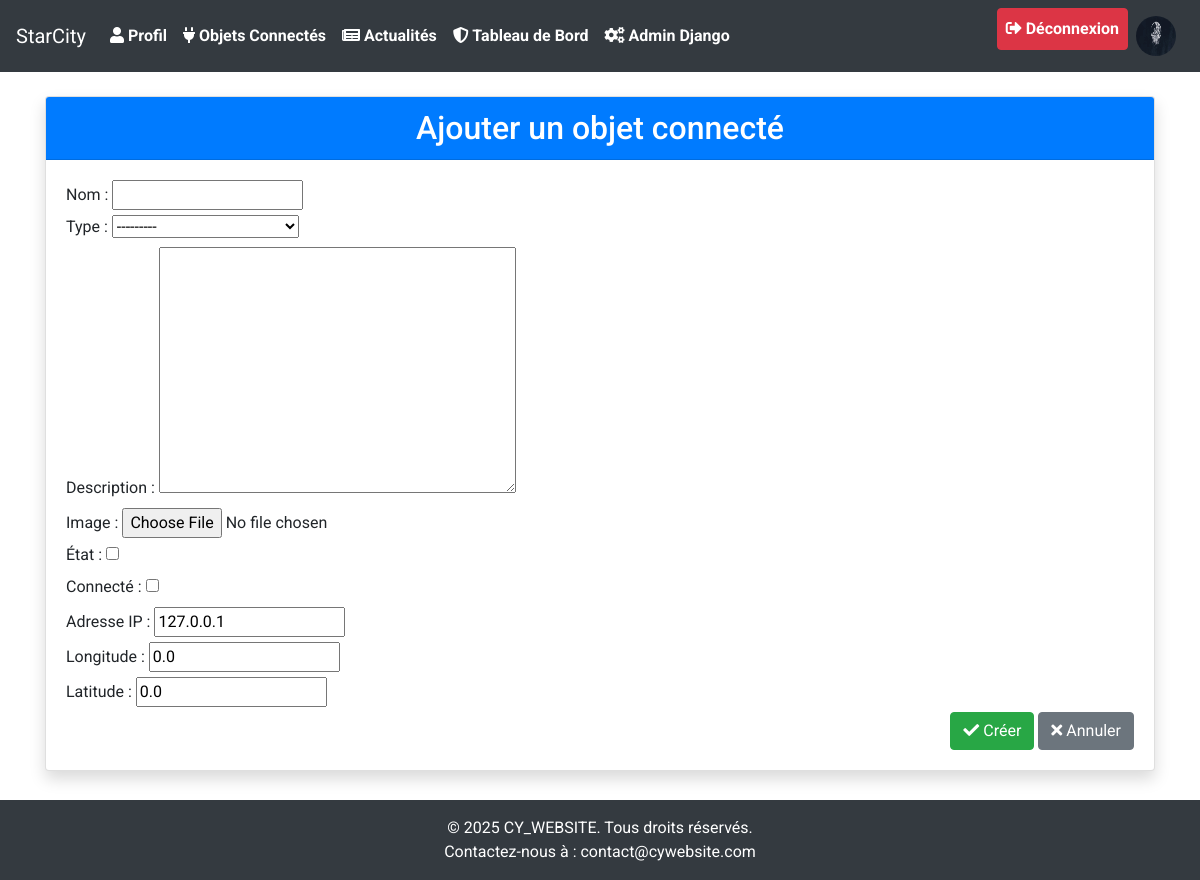
Screenshot of /objets_connectés/create/ (signed in) with the database file from the repository.
### news/models.py (models this page shows)
class SiteAppearance(models.Model):
    PRIMARY_COLOR_CHOICES = [
        ('#1e2a47', 'Bleu foncé (défaut)'),
        ('#28a745', 'Vert'),
        ('#dc3545', 'Rouge'),
        ('#ffc107', 'Jaune'),
        ('#17a2b8', 'Bleu clair'),
        ('#6610f2', 'Violet'),
        ('#fd7e14', 'Orange'),
        ('#343a40', 'Noir'),
    ]
    FONT_CHOICES = [
        ('Roboto, sans-serif', 'Roboto (défaut)'),
        ('Arial, sans-serif', 'Arial'),
        ('Helvetica, sans-serif', 'Helvetica'),
        ('Times New Roman, serif', 'Times New Roman'),
        ('Georgia, serif', 'Georgia'),
        ('Courier New, monospace', 'Courier New'),
    ]
    primary_color = models.CharField(max_length=20, choices=PRIMARY_COLOR_CHOICES, default='#1e2a47')
    font_family = models.CharField(max_length=50, choices=FONT_CHOICES, default='Roboto, sans-serif')
    enable_animations = models.BooleanField(default=True)
    site_title = models.CharField(max_length=100, default='StarCity')
    footer_text = models.CharField(max_length=200, default='© 2025 CY_WEBSITE. Tous droits réservés.')
    class Meta:
        verbose_name = "Apparence du site"
        verbose_name_plural = "Apparence du site"
    @classmethod
    def get_current(cls):
        appearance, created = cls.objects.get_or_create(pk=1)
        return appearance

### user/models.py (models this page shows, shortened)
class User(AbstractUser):
    profile_picture = models.ImageField(
        upload_to='data/profile_pictures/',
        blank=True,
        null=True,
        help_text="Téléchargez une image de profil (formats acceptés : JPEG, PNG)."
    )
    groups = models.ManyToManyField(
        'auth.Group',
        related_name='custom_user_set',  # Nom unique pour éviter les conflits
        blank=True
    )
    user_permissions = models.ManyToManyField(
        'auth.Permission',
        related_name='custom_user_permissions_set',  # Nom unique pour éviter les conflits
        blank=True
    )
    XP_LEVEL_CHOICES = [
        ('simple', 'Simple'),
        ('intermediate', 'Intermédiaire'),  # Nouveau niveau ajouté
        ('complex', 'Complexe'),
        ('admin', 'Admin'),
    ]
    xp_level = models.CharField(
        max_length=15,  # Augmentez la longueur pour inclure "intermediate"
        choices=XP_LEVEL_CHOICES,
        default='simple',
        verbose_name="Niveau d'XP"
    )
    date_naissance = models.DateField(
        blank=True,
        null=True,
        help_text="Entrez votre date de naissance (format : DD-MM-YYYY)."
    )
    xp_points = models.IntegerField(default=0)
    login_count = models.IntegerField(default=0, help_text="Nombre de connexions de l'utilisateur.")
    class Meta:
        verbose_name = "Utilisateur"
        verbose_name_plural = "Utilisateurs"
        ordering = ['-date_joined']

### objConnecte/models.py (models this page shows)
class Type(models.Model):
    name = models.CharField(max_length=100, verbose_name='Nom')
    description = models.TextField(verbose_name='Description')
    icon = models.ImageField(upload_to='data/type_images/', default='data/type_images/default.jpg', verbose_name='Icône')
    def __str__(self):
        return self.name
    class Meta:
        verbose_name = 'Type'
        verbose_name_plural = 'Types'

### objConnecte/forms.py
class ObjConnecteForm(forms.ModelForm):
    class Meta:
        model = ObjConnecte
        fields = ['name', 'type', 'description', 'image', 'state', 'connected', 'ip', 'longitude', 'latitude']

### news/context_processors.py (called while the page is built)
def site_appearance(request):
    try:
        return {
            'site_appearance': SiteAppearance.get_current()
        }
    except (OperationalError, ProgrammingError):
        class DefaultAppearance:
            primary_color = '#1e2a47'
            font_family = 'Roboto, sans-serif'
            enable_animations = True
            site_title = 'StarCity'
            footer_text = '© 2025 CY_WEBSITE. Tous droits réservés.'
        return {
            'site_appearance': DefaultAppearance()
        }

### objConnecte/views.py (called while the page is built)
@xp_level_required('complex')
def create_object(request):
    if request.method == 'POST':
        form = ObjConnecteForm(request.POST, request.FILES)
        if form.is_valid():
            form.save()
            messages.success(request, "L'objet connecté a été créé avec succès.")
            return redirect('objConnecte:objets')
    else:
        form = ObjConnecteForm()
    return render(request, 'objConnecte/create_object.html', {'form': form})

### objConnecte/templates/objConnecte/create_object.html (shortened to what this page needs)
{% extends 'cyWebsite/base.html' %}
{% block content %}
<div class="container mt-4">
    <div class="card shadow">
        <div class="card-header bg-primary text-white">
            <h2 class="mb-0 text-center">Ajouter un objet connecté</h2>
        </div>
        <div class="card-body">
            <form method="post" enctype="multipart/form-data">
                {{ form.as_p }}
                <div class="text-right">
                    <button type="submit" class="btn btn-success"><i class="fas fa-check"></i> Créer</button>
                    <a href="{% url 'objConnecte:objets' %}" class="btn btn-secondary"><i class="fas fa-times"></i> Annuler</a>
                </div>
            </form>
        </div>
    </div>
</div>
{% endblock %}

### cyWebsite/templates/cyWebsite/base.html (shortened to what this page needs)
{% load static %}
<!DOCTYPE html>
<html lang="fr">
<head>
    <link rel="stylesheet" href="https://stackpath.bootstrapcdn.com/bootstrap/4.5.2/css/bootstrap.min.css">
    <link rel="stylesheet" href="{% static 'styles.css' %}">
    <link rel="stylesheet" href="https://cdnjs.cloudflare.com/ajax/libs/font-awesome/5.15.4/css/all.min.css">
    <link rel="stylesheet" href="https://unpkg.com/leaflet@1.9.4/dist/leaflet.css" />
</head>
<body>
<div class="wrapper">
    <nav class="navbar navbar-expand-lg navbar-dark">
        <a class="navbar-brand" href="{% url 'index' %}">{{ site_appearance.site_title }}</a>
        <div class="collapse navbar-collapse" id="navbarNav">
            <ul class="navbar-nav">
                {% if user.is_authenticated %}
                <li class="nav-item"><a class="nav-link" href="{% url 'news:visualisation' %}"><i class="fas fa-user"></i> Profil</a></li>
                <li class="nav-item"><a class="nav-link" href="{% url 'objConnecte:obj-index' %}"><i class="fas fa-plug"></i> Objets Connectés</a></li>
                <li class="nav-item"><a class="nav-link" href="{% url 'news:index' %}"><i class="fas fa-newspaper"></i> Actualités</a></li>
                {% endif %}
                {% if user.is_authenticated and user.xp_level == 'admin' %}
                    <li class="nav-item"><a class="nav-link" href="{% url 'news:administration' %}"><i class="fas fa-shield-alt"></i> Tableau de Bord</a></li>
                    <li class="nav-item"><a class="nav-link" href="/admin/"><i class="fas fa-cogs"></i> Admin Django</a></li>
                {% endif %}
            </ul>
            <ul class="navbar-nav ml-auto">
                {% if user.is_authenticated %}
                <li class="nav-item">
                    <a class="nav-link btn btn-danger text-white" href="{% url 'user:logout' %}"><i class="fas fa-sign-out-alt"></i> Déconnexion</a>
                </li>
                <li class="nav-item">
                    <a class="nav-link" href="{% url 'user:update_user' %}">
                        <img src="{% if user.profile_picture %}{{ user.profile_picture.url }}{% else %}{% static 'default_profile.png' %}{% endif %}" alt="Profile Picture" class="rounded-circle" style="width: 40px; height: 40px;">
                    </a>
                </li>
                {% endif %}
            </ul>
        </div>
    </nav>
        {% block content %}
        {% endblock %}
</div>
    <footer class="bg-dark text-center text-white py-3">
        <p>{{ site_appearance.footer_text }}</p>
        <p>Contactez-nous à : <a href="mailto:contact@cywebsite.com" class="text-white">contact@cywebsite.com</a></p>
    </footer>
</body>
</html>

### cyWebsite/static/styles.css (style rules this page uses)
body { font-family: 'Montserrat',Arial, sans-serif; margin: 0; padding: 0; }
p { margin-top: 0; margin-bottom: 0rem; }
.navbar-nav .nav-link { font-weight: bold; }
.card { box-shadow: 0 0 10px rgba(0, 0, 0, 0.1); }

### rows the page displays
SiteAppearance: site_title "StarCity", footer_text "© 2025 CY_WEBSITE. Tous droits réservés."
User: profile_picture (picture)
